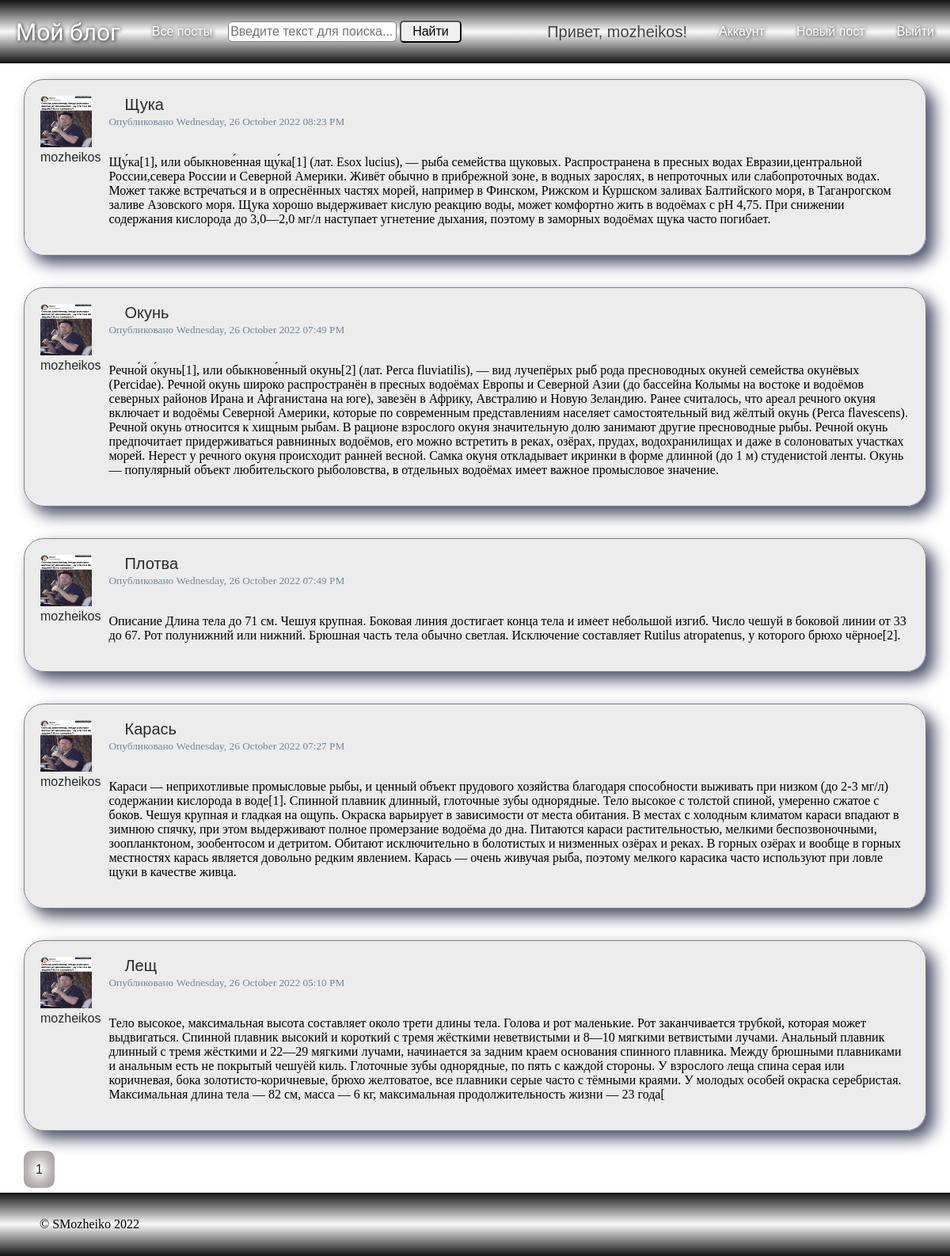
The page /posts/allpost (signed in) on the database as committed earlier.
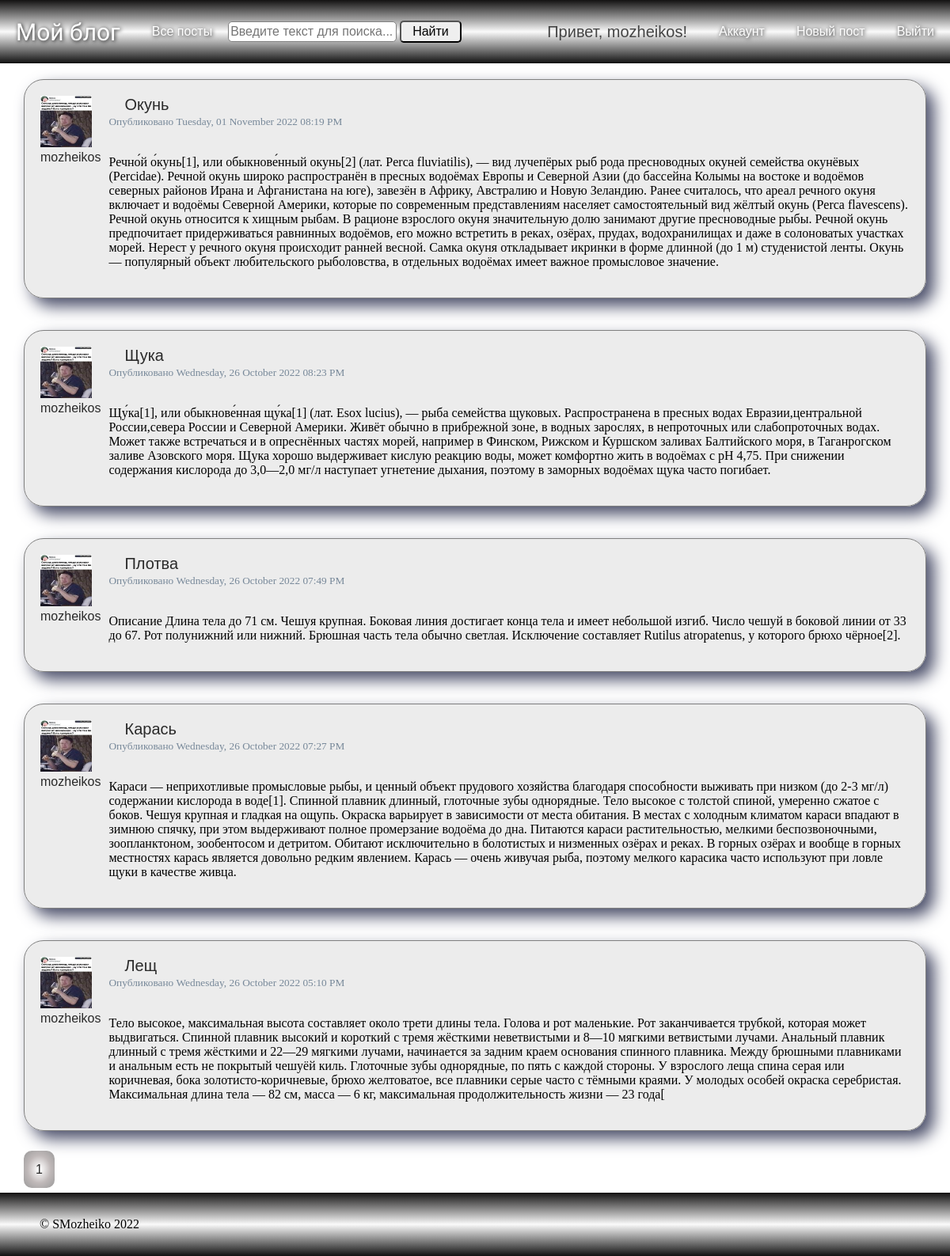
The same page on the database as committed later.
### blog_flask/models.py (models this page shows, shortened)
class SaveMixin:
    def save(self):
        db.session.add(self)
        db.session.commit()

class Post(db.Model, SaveMixin):
    id = db.Column(db.Integer, primary_key=True)
    title = db.Column(db.String(100), nullable=False)
    created_at = db.Column(db.DateTime, nullable=False, default=datetime.datetime.utcnow())
    content = db.Column(db.Text, nullable=False)
    user_id = db.Column(
        db.Integer, db.ForeignKey(
            'user.id',
            ondelete='CASCADE',
            onupdate='CASCADE'
        ), nullable=False
    )
    author = db.relationship(
        User,
        back_populates='posts',
        uselist=False
    )
    comments = db.relationship(
        'Comment',
        back_populates='post',
        uselist=True,
        cascade='all, delete-orphan'
    )
    images = db.relationship(
        'Images',
        back_populates='post',
        uselist=True,
        cascade='all, delete-orphan',
        lazy='select'
    )

class User(db.Model, UserMixin, SaveMixin):
    id = db.Column(db.Integer, primary_key=True)
    username = db.Column(db.String(20), unique=True, nullable=False)
    email = db.Column(db.String(120), unique=True, nullable=False)
    avatar = db.Column(db.String(100), nullable=False, default='default.png')
    password = db.Column(db.String(100), nullable=False)
    posts = db.relationship(
        'Post',
        back_populates='author',
        lazy=True,
        uselist=True,
        cascade='all, delete-orphan'
    )
    comments = db.relationship(
        'Comment',
        back_populates='author',
        lazy=True,
        uselist=True,
        cascade='all, delete-orphan'
    )

### blog_flask/posts/routes.py (the view)
@posts.route('/allpost', methods=['GET', 'POST'])
@login_required
def allpost():
    page = request.args.get('page', 1, type=int)
    search = request.args.get('search', None, type=str)
    if search:
        posts_list = Post.query.filter(
            or_(
                Post.title.contains(search),
                Post.content.contains(search)
            )
        ).order_by(
            Post.created_at.desc()
        ).paginate(
            page=page, per_page=5
        )
    else:
        posts_list = Post.query.order_by(Post.created_at.desc()).paginate(
            page=page, per_page=5
        )
    return render_template('allpost.html', posts=posts_list)

### blog_flask/context_processsors.py
class SearchForm(FlaskForm):
    search = StringField(
        label='Поиск',
        validators=[DataRequired()]
    )
    find = SubmitField(
        label='Найти'
    )

### blog_flask/models.py (called while the page is built)
@login_manager.user_loader
def load_user(user_id):
    return User.query.get(int(user_id))

### run.py (called while the page is built)
@app.context_processor
def search():
    form = SearchForm()
    return dict(search=form)

@app.context_processor
def year():
    today_year = datetime.datetime.now().year
    return dict(year=today_year)

### blog_flask/templates/allpost.html
{% extends "layout.html" %}
{% block content %}
  {% for post in posts.items %}
  <div class="content-card">
    <div class="card-author">
      <img class="article-img" src="{{ url_for('static', filename='profile_pictures/' + post.author.avatar) }}">
      <a class="navbar-user card-title card-author" href="{{ url_for('users.user_posts', username=post.author.username) }}" id="author">{{ post.author.username }}</a>
    </div>
    <div class="card">
      <div class="card-body">
        <h4 class="card-title"><a class="navbar-user card-title" href="{{ url_for('posts.post', post_id=post.id) }}">{{ post.title }}</a></h4>
        <small>Опубликовано {{ post.created_at.strftime('%A, %d %B %Y %I:%M %p') }}</small>
        <br>
        <br>
        <p class="card-text">{{ post.content }}</p>
      </div>
    </div>
  </div>
  {% endfor %}
  <div class="pagination">
    {% for page_num in posts.iter_pages(left_edge=1, right_edge=1, left_current=1, right_current=2) %}
    {% if page_num %}
      {% if posts.page == page_num %}
        <a class="paginate-button selected-page" href="{{ url_for('posts.allpost', page=page_num) }}">{{ page_num }}</a>
      {% else %}
        <a class="paginate-button" href="{{ url_for('posts.allpost', page=page_num) }}">{{ page_num }}</a>
      {% endif %}
    {% else %}
      ...
    {% endif %}
  {% endfor %}
  </div>
{% endblock content %}

Rows that differ between the two databases and show on the page:
removed Post: avatar (picture), author.username "mozheikos", title "Окунь", created_at "Wednesday, 26 October 2022 07:49 PM", content "Речно́й о́кунь[1], или обыкнове́нный окунь[2] (лат. Perca fluviatilis), — вид лучепёрых рыб рода пресноводных окуней семейства окунёвых (Percidae). Речной окунь широко распространён в пресных водоёмах Европы и Северной Азии (до бассейна Колымы на востоке и водоёмов северных районов Ирана и Афганистана на юге), завезён в Африку, Австралию и Новую Зеландию. Ранее считалось, что ареал речного окуня включает и водоёмы Северной Америки, которые по современным представлениям населяет самостоятельный вид жёлтый окунь (Perca flavescens). Речной окунь относится к хищным рыбам. В рационе взрослого окуня значительную долю занимают другие пресноводные рыбы. Речной окунь предпочитает придерживаться…"
added Post: avatar (picture), author.username "mozheikos", title "Окунь", created_at "Tuesday, 01 November 2022 08:19 PM", content "Речно́й о́кунь[1], или обыкнове́нный окунь[2] (лат. Perca fluviatilis), — вид лучепёрых рыб рода пресноводных окуней семейства окунёвых (Percidae). Речной окунь широко распространён в пресных водоёмах Европы и Северной Азии (до бассейна Колымы на востоке и водоёмов северных районов Ирана и Афганистана на юге), завезён в Африку, Австралию и Новую Зеландию. Ранее считалось, что ареал речного окуня включает и водоёмы Северной Америки, которые по современным представлениям населяет самостоятельный вид жёлтый окунь (Perca flavescens). Речной окунь относится к хищным рыбам. В рационе взрослого окуня значительную долю занимают другие пресноводные рыбы. Речной окунь предпочитает придерживаться…"
